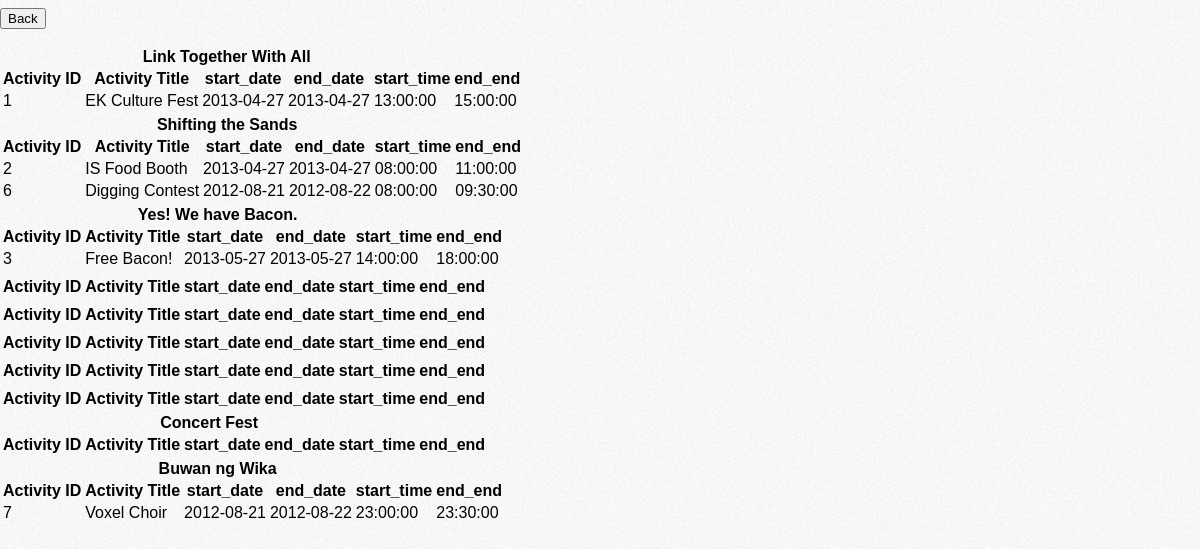
/V2/ActivitiesPerEvent.php, run on the app's committed database.
### tables this page shows
CREATE TABLE IF NOT EXISTS `Event` (
  `event_id` int(10) NOT NULL AUTO_INCREMENT,
  `description` text NOT NULL,
  `title` varchar(150) NOT NULL,
  `start_date` date NOT NULL,
  `end_date` date NOT NULL,
  PRIMARY KEY (`event_id`)
);

CREATE TABLE IF NOT EXISTS `Activity` (
  `act_id` int(10) NOT NULL AUTO_INCREMENT,
  `FK_event_id` int(10) NOT NULL,
  `start_date` date NOT NULL,
  `end_date` date NOT NULL,
  `start_time` time NOT NULL,
  `end_time` time NOT NULL,
  `title` varchar(150) NOT NULL,
  PRIMARY KEY (`act_id`),
  KEY `FK_event_id` (`FK_event_id`)
);

### V2/ActivitiesPerEvent.php (the view, shortened to what this page needs)
<html>
	<head>
			<link rel="stylesheet" type="text/css" href="../CSS/main.css" />
	</head>
	<body>
		<div class="contentTable">
				<FORM>
					<INPUT TYPE="button" VALUE="Back" onClick="history.go(-1);return true;">
				</FORM>
		<?php
			$query = " SELECT *
					   FROM Event";
			$result = mysql_query($query);
			$numEvent=mysql_num_rows($result);
		for($i=1; $i<=$numEvent; $i++ ){
			$listQuery = " SELECT DISTINCT Activity.act_id, Event.event_id, Activity.title, Activity.start_date, Activity.end_date, Activity.start_time, Activity.end_time
						   FROM Event JOIN Activity
								ON Activity.FK_event_id = Event.event_id
						   WHERE Event.event_id = '" . $i . "'";
			$headerQuery = " SELECT *
							 FROM Event
							 WHERE event_id='" . $i . "'";
			$resultHeader = mysql_query($headerQuery);
			$resultList = mysql_query($listQuery);
			$headerRow = mysql_fetch_array($resultHeader);
			echo "<table>
			<tr>
				<th colspan='5' class='title'>". $headerRow['title'] ."</th>
			</tr>
			<tr>
				<th>Activity ID</th>
				<th>Activity Title</th>
				<th>start_date</th>
				<th>end_date</th>
				<th>start_time</th>
				<th>end_end</th>
			</tr>
			";
			while($row = mysql_fetch_array($resultList))
			  {
			  echo "<tr>";
			  echo "<td>" . $row['act_id'] . "</td>";
			  echo "<td>" . $row['title'] . "</td>";
			  echo "<td>" . $row['start_date'] . "</td>";
			  echo "<td>" . $row['end_date'] . "</td>";
			  echo "<td>" . $row['start_time'] . "</td>";
			  echo "<td>" . $row['end_time'] . "</td>";
			  echo "</tr>";
			  }
			echo "</table>";
		}
		?>
		</div>
	</body>
</html>

### CSS/main.css (style rules this page uses)
body { width:100%; background:#ccffcc url('../Images/bg.gif'); margin-left:auto; margin-right:auto; font-family: sans-serif; font-size: 1em; }

### data on the page
event: title "Link Together With All"
activity: act_id "1", title "EK Culture Fest", start_date "2013-04-27", end_date "2013-04-27", start_time "13:00:00", end_time "15:00:00"
event: title "Shifting the Sands"
activity: act_id "2", title "IS Food Booth", start_date "2013-04-27", end_date "2013-04-27", start_time "08:00:00", end_time "11:00:00"
activity: act_id "6", title "Digging Contest", start_date "2012-08-21", end_date "2012-08-22", start_time "08:00:00", end_time "09:30:00"
event: title "Yes! We have Bacon."
activity: act_id "3", title "Free Bacon!", start_date "2013-05-27", end_date "2013-05-27", start_time "14:00:00", end_time "18:00:00"
event: title "Concert Fest"
event: title "Buwan ng Wika"
activity: act_id "7", title "Voxel Choir", start_date "2012-08-21", end_date "2012-08-22", start_time "23:00:00", end_time "23:30:00"
